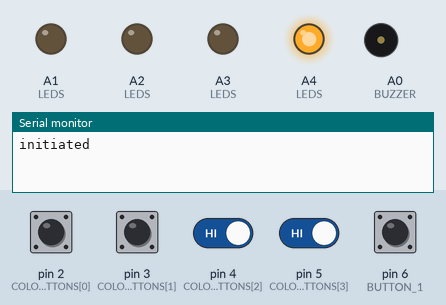
Simulated run of this program. Board: Arduino Uno, built with avr-gcc and run on an emulated ATmega328P. On the bench: output pins drawn as LEDs (lit = HIGH), buzzer (waves = sounding), the last lines printed to the serial monitor. Inputs (shaded band) come from the test bench; at power-on: pin 2 (COLOR_BUTTONS[0]), pin 3 (COLOR_BUTTONS[1]), pin 4 (COLOR_BUTTONS[2]), pin 5 (COLOR_BUTTONS[3]), pin 6 (BUTTON_1) HIGH. Random numbers use the default seed unless the program sets one.

Above: at 2.2 s.
2.3 s: pin 6 (BUTTON_1) pulled LOW for 0.15 s
5.4 s: pin 2 (COLOR_BUTTONS[0]) pulsed LOW 5 times (0.12 s each, 0.3 s apart)
At 7.5 s:
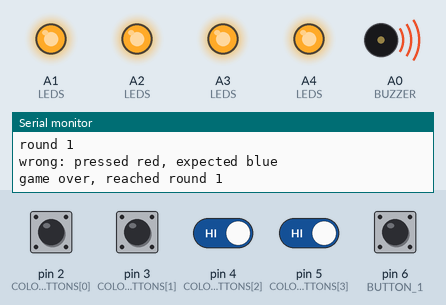
8.4 s: pin 6 (BUTTON_1) pulled LOW for 1 s
11.9 s: pin 4 (COLOR_BUTTONS[2]) driven LOW and pin 5 (COLOR_BUTTONS[3]) driven LOW
At 13.7 s:
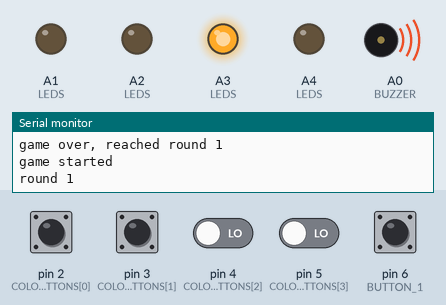
14.9 s: pin 4 (COLOR_BUTTONS[2]) driven HIGH
At 16.3 s:
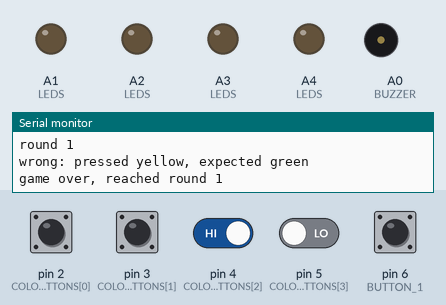
Timing chart, 0 to 18.9 s (numbered marks = the images above; inputs shaded):
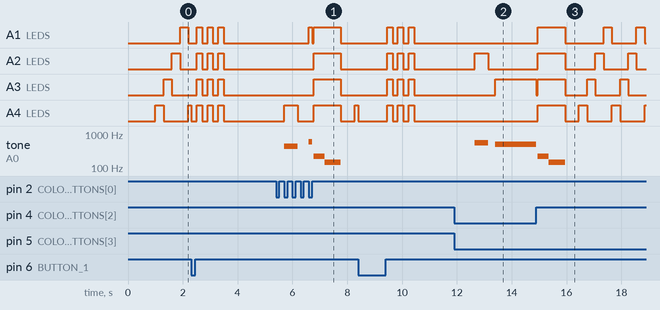

The program:

main.cpp
```cpp
#include <Arduino.h>

// LED pins
const int RED_LED    = A1;
const int GREEN_LED  = A2;
const int YELLOW_LED = A3;
const int BLUE_LED   = A4;

const int LEDS[] = {RED_LED, GREEN_LED, YELLOW_LED, BLUE_LED};
const int NUM_LEDS = sizeof(LEDS) / sizeof(LEDS[0]);

// Color buttons (wired to GND, internal pull-up), same index order as LEDS
const int COLOR_BUTTONS[] = {2, 3, 4, 5};   // red, green, yellow, blue
const char *COLOR_NAMES[] = {"red", "green", "yellow", "blue"};

// Start button (wired between pin 6 and GND, uses internal pull-up)
const int BUTTON_1 = 6;

// Buzzer and note frequencies (Hz), same index order as LEDS
const int BUZZER = A0;
const unsigned int COLOR_NOTES[] = {587, 554, 494, 440};   // red D5, green C#5, yellow B4, blue A4

// C major arpeggio for winning: C5 E5 G5 C6 E6 G6 C7
const unsigned int WIN_ARPEGGIO[] = {523, 659, 784, 1047, 1319, 1568, 2093};
const int WIN_ARPEGGIO_LEN = sizeof(WIN_ARPEGGIO) / sizeof(WIN_ARPEGGIO[0]);

// Idle rotation order: blue -> yellow -> green -> red
const int ROTATION_ORDER[] = {BLUE_LED, YELLOW_LED, GREEN_LED, RED_LED};
const unsigned long ROTATION_STEP_MS = 300;

// Game settings
const int MAX_ROUNDS = 10;
const unsigned long SHOW_ON_MS  = 500;   // how long each LED is shown
const unsigned long SHOW_OFF_MS = 250;   // gap between shown LEDs
const unsigned long DEBOUNCE_MS = 50;

int sequence[MAX_ROUNDS];

void setAllLeds(int state) {
  for (int i = 0; i < NUM_LEDS; i++) {
    digitalWrite(LEDS[i], state);
  }
}

void blinkAll(int times, unsigned long onMs, unsigned long offMs) {
  for (int i = 0; i < times; i++) {
    setAllLeds(HIGH);
    delay(onMs);
    setAllLeds(LOW);
    delay(offMs);
  }
}

bool buttonPressed() {
  // Button reads LOW when pressed (INPUT_PULLUP)
  return digitalRead(BUTTON_1) == LOW;
}

// Cycle the LEDs until the start button is pressed and released
void waitForStart() {
  int step = 0;
  unsigned long lastStep = 0;

  while (!buttonPressed()) {
    if (millis() - lastStep >= ROTATION_STEP_MS) {
      setAllLeds(LOW);
      digitalWrite(ROTATION_ORDER[step], HIGH);
      step = (step + 1) % NUM_LEDS;
      lastStep = millis();
    }
  }

  setAllLeds(LOW);
  delay(DEBOUNCE_MS);
  while (buttonPressed()) {}    // wait for release
  delay(DEBOUNCE_MS);
}

// Show the sequence up to (and including) the given round
void showSequence(int length) {
  for (int i = 0; i < length; i++) {
    digitalWrite(LEDS[sequence[i]], HIGH);
    tone(BUZZER, COLOR_NOTES[sequence[i]]);
    delay(SHOW_ON_MS);
    noTone(BUZZER);
    digitalWrite(LEDS[sequence[i]], LOW);
    delay(SHOW_OFF_MS);
  }
}

// All LEDs on with a quick rising two-note chirp
void playRoundSuccess() {
  setAllLeds(HIGH);
  tone(BUZZER, 880);    // A5
  delay(120);
  tone(BUZZER, 1175);   // D6
  delay(200);
  noTone(BUZZER);
  delay(180);
  setAllLeds(LOW);
}

// Low descending buzz with a long flash
void playGameOver() {
  setAllLeds(HIGH);
  tone(BUZZER, 220);    // A3
  delay(400);
  tone(BUZZER, 147);    // D3
  delay(600);
  noTone(BUZZER);
  setAllLeds(LOW);
}

// C major arpeggio with the LEDs chasing along, then a final flash
void playWin() {
  for (int i = 0; i < WIN_ARPEGGIO_LEN; i++) {
    setAllLeds(LOW);
    digitalWrite(ROTATION_ORDER[i % NUM_LEDS], HIGH);
    tone(BUZZER, WIN_ARPEGGIO[i]);
    delay(i == WIN_ARPEGGIO_LEN - 1 ? 600 : 150);
  }
  noTone(BUZZER);
  setAllLeds(LOW);
  blinkAll(5, 100, 100);
}

// Block until a color button is pressed and released; returns its index.
// The matching LED stays lit while the button is held.
int readColorButton() {
  while (true) {
    for (int i = 0; i < NUM_LEDS; i++) {
      if (digitalRead(COLOR_BUTTONS[i]) == LOW) {
        digitalWrite(LEDS[i], HIGH);
        tone(BUZZER, COLOR_NOTES[i]);
        delay(DEBOUNCE_MS);
        while (digitalRead(COLOR_BUTTONS[i]) == LOW) {}
        noTone(BUZZER);
        digitalWrite(LEDS[i], LOW);
        delay(DEBOUNCE_MS);
        return i;
      }
    }
  }
}

// Returns true if the player repeats the first `length` steps correctly
bool playerRepeats(int length) {
  for (int i = 0; i < length; i++) {
    int pressed = readColorButton();
    if (pressed != sequence[i]) {
      Serial.print("wrong: pressed ");
      Serial.print(COLOR_NAMES[pressed]);
      Serial.print(", expected ");
      Serial.println(COLOR_NAMES[sequence[i]]);
      return false;
    }
  }
  return true;
}

void setup() {
  for (int i = 0; i < NUM_LEDS; i++) {
    pinMode(LEDS[i], OUTPUT);
    pinMode(COLOR_BUTTONS[i], INPUT_PULLUP);
  }
  pinMode(BUZZER, OUTPUT);
  pinMode(BUTTON_1, INPUT_PULLUP);

  Serial.begin(9600);
  Serial.println("initiated");
  delay(1000);
}

void loop() {
  waitForStart();
  Serial.println("game started");

  // Seed from button-press timing so each game is different
  randomSeed(micros());
  for (int i = 0; i < MAX_ROUNDS; i++) {
    sequence[i] = random(NUM_LEDS);
  }

  blinkAll(3, 200, 200);
  delay(2000);

  for (int round = 1; round <= MAX_ROUNDS; round++) {
    Serial.print("round ");
    Serial.println(round);

    showSequence(round);

    if (!playerRepeats(round)) {
      Serial.print("game over, reached round ");
      Serial.println(round);
      playGameOver();
      delay(500);
      return;                   // back to idle rotation
    }

    delay(300);
    if (round < MAX_ROUNDS) {
      playRoundSuccess();
      delay(700);               // pause before next round
    }
  }

  Serial.println("you win!");
  playWin();
}
```

Measured:
- after the input at 5.4 s, A1 (LEDS): LOW → HIGH after 1.2 s, → LOW 0.12 s later, → HIGH 0.05 s later, → LOW 1.0 s later; A2 (LEDS), A3 (LEDS): LOW → HIGH after 1.4 s, → LOW 1.0 s later
- after the input at 11.9 s, A3 (LEDS): LOW → HIGH after 1.5 s
- after the input at 14.9 s, A1 (LEDS): goes HIGH 1.0 s, LOW 1.4 s, HIGH 0.30 s, LOW 0.90 s, HIGH 0.30 s, then LOW, starting after 0.05 s; A2 (LEDS): goes HIGH 1.0 s, LOW 1.1 s, HIGH 0.30 s, LOW 0.90 s, HIGH 0.30 s, then LOW, starting after 0.05 s
- by itself, A1 (LEDS), A2 (LEDS), A3 (LEDS): alternates HIGH for 0.20 s and LOW for 0.20 s, 6 changes in all, then stays LOW
- by itself, A4 (LEDS): repeats every 0.40 s: HIGH 0.20 s, LOW 0.20 s, until it stays LOW from 10.5 s
